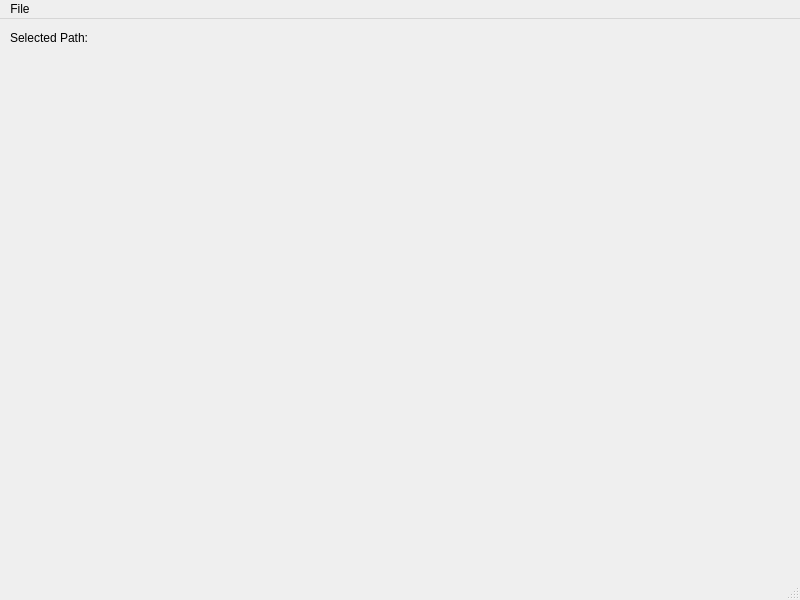
<?xml version="1.0" encoding="UTF-8"?>
<ui version="4.0">
 <class>MainWindow</class>
 <widget class="QMainWindow" name="MainWindow">
  <property name="geometry">
   <rect>
    <x>0</x>
    <y>0</y>
    <width>800</width>
    <height>600</height>
   </rect>
  </property>
  <property name="windowTitle">
   <string>MainWindow</string>
  </property>
  <widget class="QWidget" name="centralwidget">
   <widget class="QLabel" name="label">
    <property name="geometry">
     <rect>
      <x>10</x>
      <y>10</y>
      <width>97</width>
      <height>18</height>
     </rect>
    </property>
    <property name="text">
     <string>Selected Path:</string>
    </property>
   </widget>
   <widget class="QLabel" name="label_2">
    <property name="geometry">
     <rect>
      <x>200</x>
      <y>0</y>
      <width>601</width>
      <height>20</height>
     </rect>
    </property>
    <property name="text">
     <string/>
    </property>
   </widget>
   <widget class="QLabel" name="imgDimLabel">
    <property name="geometry">
     <rect>
      <x>10</x>
      <y>30</y>
      <width>131</width>
      <height>161</height>
     </rect>
    </property>
    <property name="text">
     <string/>
    </property>
   </widget>
   <widget class="QLabel" name="imlabel">
    <property name="geometry">
     <rect>
      <x>40</x>
      <y>220</y>
      <width>631</width>
      <height>251</height>
     </rect>
    </property>
    <property name="text">
     <string/>
    </property>
   </widget>
  </widget>
  <widget class="QMenuBar" name="menubar">
   <property name="geometry">
    <rect>
     <x>0</x>
     <y>0</y>
     <width>800</width>
     <height>23</height>
    </rect>
   </property>
   <widget class="QMenu" name="menuFile">
    <property name="title">
     <string>File</string>
    </property>
    <addaction name="actionLoad_Image"/>
   </widget>
   <addaction name="menuFile"/>
  </widget>
  <widget class="QStatusBar" name="statusbar"/>
  <action name="actionLoad_Image">
   <property name="text">
    <string>Load Image</string>
   </property>
  </action>
 </widget>
 <resources/>
 <connections/>
</ui>
